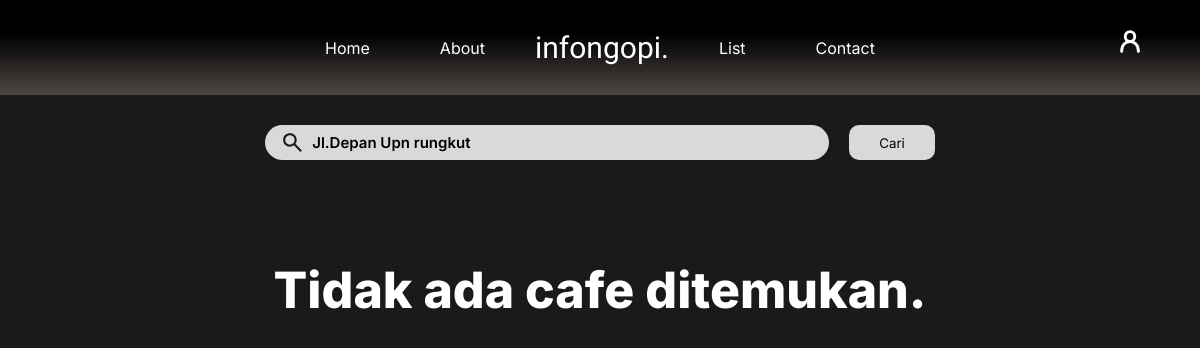
/pages/cafe.php?cari=Jl.Depan Upn rungkut (signed in), run on an earlier commit of the app's database.
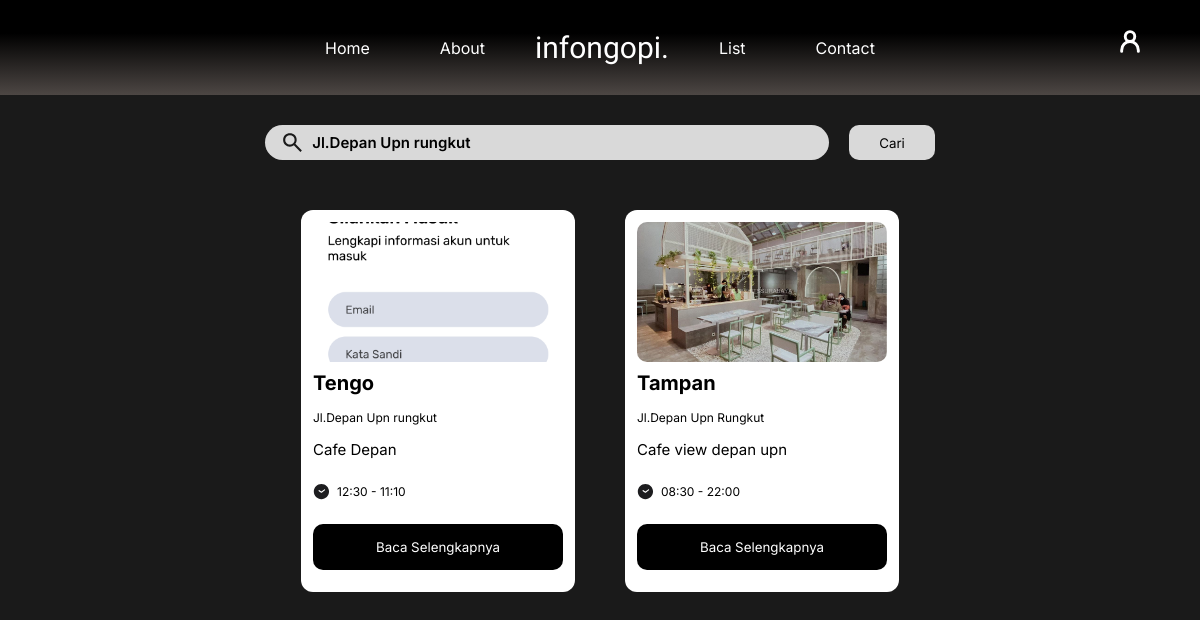
And on a later commit of the database.
### tables this page shows
CREATE TABLE `cafe` (
  `id` varchar(255) NOT NULL,
  `nama` varchar(255) NOT NULL,
  `foto` varchar(255) DEFAULT NULL,
  `lokasi` varchar(255) NOT NULL,
  `deskripsi` mediumtext,
  `pro` text,
  `cons` text,
  `jam_buka` varchar(255) NOT NULL,
  `jam_tutup` varchar(255) NOT NULL,
  `instagram` varchar(255) DEFAULT NULL
);

### pages/cafe.php (the view, shortened to what this page needs)
<?php
include "../db/koneksi.php";
?>
<!DOCTYPE html>
<html lang="en">
<head>
    <link rel="stylesheet" href="./style/cafe.css">
</head>
<body>
    <div class="navbar">
        <ul class="menu">
            <li><a href="../index.php">Home</a></li>
            <li><a href="./about.php">About</a></li>
            <li class="logo"><a href="../index.php">infongopi.</a></li>
            <li><a href="">List</a></li>
            <li><a href="#">Contact</a></li>
        </ul>
        <a href="./account.php"><img class="profile" src="../public/assets/profile-icon.svg" alt="profile"></a>
    </div>
    <form action="" method="GET" class="search-container">
        <div class="search">
            <img src="../public/assets/search-icon.svg" alt="seach-icon">
            <input type="text" name="cari" placeholder="Masukkan lokasi daerah anda" value="<?php echo htmlspecialchars($_GET['cari'] ?? '', ENT_QUOTES); ?>">
        </div>
        <button type="submit" class="cari">Cari</button>
    </form>
    <div class="cafe-container">
    <?php
    if(isset($_GET['cari'])){
        $cafe2 = "SELECT * FROM cafe WHERE lokasi LIKE '%" . $conn->real_escape_string($_GET['cari']) . "%'";
        $res = $conn->query($cafe2);
        if ($res->num_rows > 0) {
            while ($row = mysqli_fetch_assoc($res)) {
                echo '
        <div class="cafe">
            <div class="cafe-img">
                <img src="../public/cafe/' . htmlspecialchars($row['foto'] ?? "placeholder.jpg") . '" alt="cafe">
            </div>
            <div class="cafe-desc">
                <h2>' . htmlspecialchars($row['nama']) . '</h2>
                <p>' . htmlspecialchars($row['lokasi']) . '</p>
                <p>' . htmlspecialchars($row['deskripsi']) . '</p>
                <div class="time-container">
                    <img src="../public/assets/time.svg" alt="clock">
                    <p>' . htmlspecialchars($row['jam_buka']) . ' - ' . htmlspecialchars($row['jam_tutup']) . '</p>
                </div>
                <form action="" method="POST">
                    <input type="hidden" name="submit" value="'. htmlspecialchars($row['id']) .'">
                    <input class="baca" type="submit" value="Baca Selengkapnya">
                </form>
            </div>
        </div>';
            }
        } else {
            echo '<p class="tidak">Tidak ada cafe ditemukan.</p>';
        }
    }
    ?>
    </div>
</body>
</html>

### pages/style/cafe.css (style rules this page uses)
body { margin: 0px; background-color: #1A1A1A; overflow-y: auto; }
.navbar { display: flex; justify-content: center; padding: 30px 20px; position: relative; background: rgb(77,71,68); background: linear-gradient(0deg, rgba(77,71,68,1) 0%, rgba(0,0,0,1) 65%, rgba(0,0,0,1) 100%); }
.navbar .menu { display: flex; align-items: center; list-style-type: none; margin: 0; padding: 0; gap: 10px; }
.navbar .menu li { margin: 0 10px; }
.navbar .menu li a { color: white; text-decoration: none; padding: 10px 20px; font-family: "Inter"; }
.navbar .menu .logo a { font-size: 30px; text-align: center; padding: 0; font-family: "Italiana"; }
.profile { position: absolute; width: 20px; right: 60px; }
.search-container { width: 100%; display: flex; flex-direction: row; justify-content: center; margin: 30px 0px; }
.search { display: flex; align-items: center; background-color: #D9D9D9; padding: 5px 15px; border-radius: 50px; }
.search img { width: 25px; }
.search input { width: 500px; margin-left: 5px; font-weight: 600; font-size: 15px; background-color: transparent; outline: none; border: none; font-family: "Inter"; }
.cafe { width: 250px; padding: 12px; background-color: white; border-radius: 12px; }
.cafe-img img { border-radius: 10px; width: 100%; height:140px; object-fit: cover; }
.cafe h2 { font-size: 20px; font-family: "Inter"; }
.cafe p { margin: 10px 0px; font-size: 12px; font-family: "Inter"; }
.cafe p:nth-child(2) { margin: 15px 0px; }
.cafe p:nth-child(3) { font-size: 15px; }
.time-container { display: flex; gap: 7px; font-family: "Inter"; align-items: center; }
h2 { margin: 5px 0px; }
.baca { font-family: "Inter"; margin: 10px 0px; background-color: black; color: white; border-radius: 10px; padding: 15px 0px; width: 100%; border: 0px solid transparent; cursor: pointer; }
.cafe-container { margin: 50px 0px; display: flex; align-items: center; justify-content: center; flex-wrap: wrap; gap: 50px; }
.cari { margin-left: 20px; padding: 0px 30px; border-radius: 10px; border: 0px solid transparent; background-color: #D9D9D9; font-family: "Inter"; }
.tidak { font-family: 'Inter'; color: white; font-weight: 800; font-size: 50px; }

What changed in the data, as far as the page shows it:
added cafe: foto (picture), nama "Tengo", lokasi "Jl.Depan Upn rungkut", deskripsi "Cafe Depan", jam_buka "12:30", jam_tutup "11:10"
added cafe: shows a picture, nama "Tampan", lokasi "Jl.Depan Upn Rungkut", deskripsi "Cafe view depan upn", jam_buka "08:30", jam_tutup "22:00"
Also different on the page:
text no longer shown: "Tidak ada cafe ditemukan."
